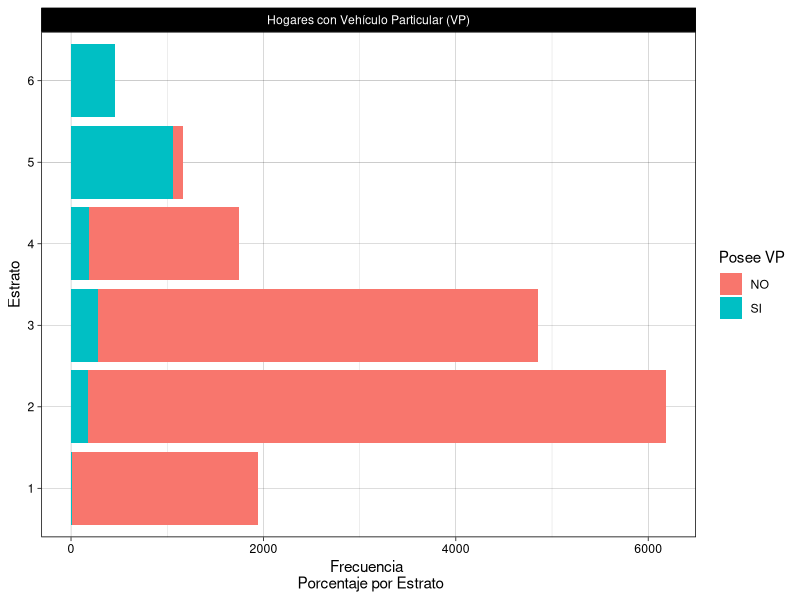
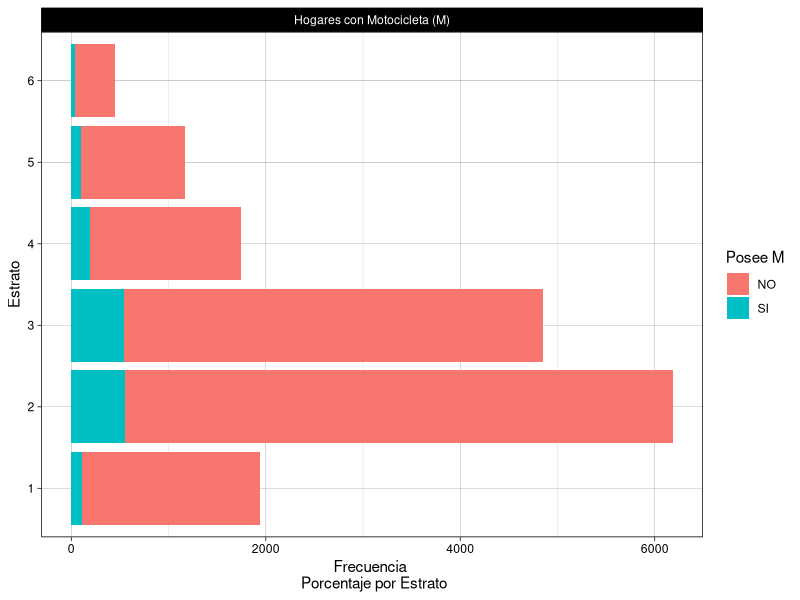
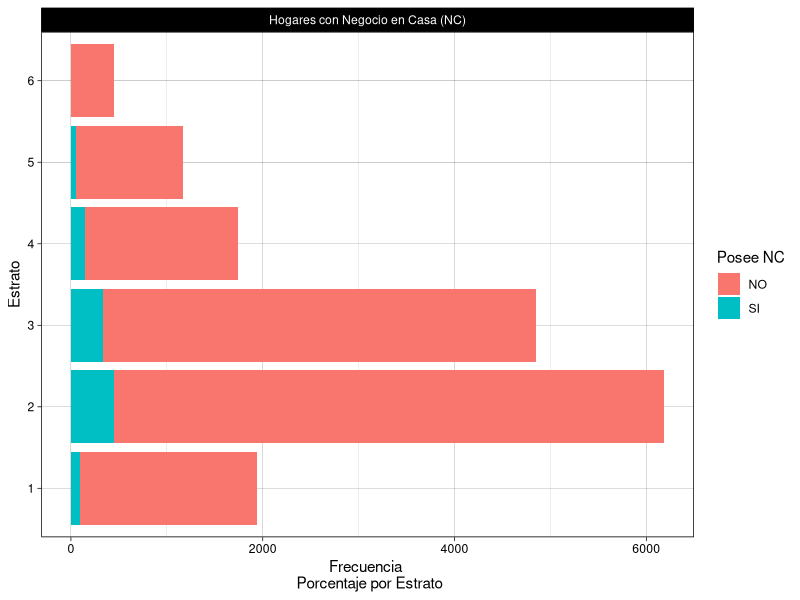
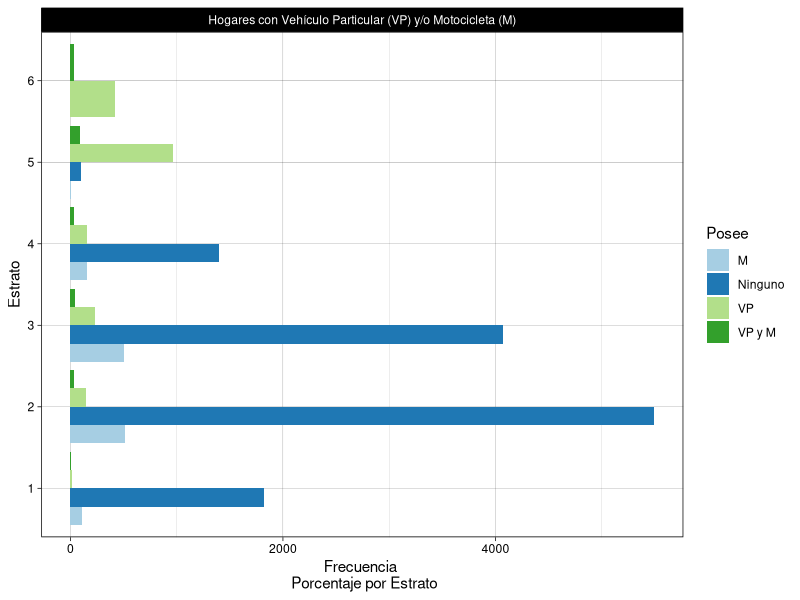
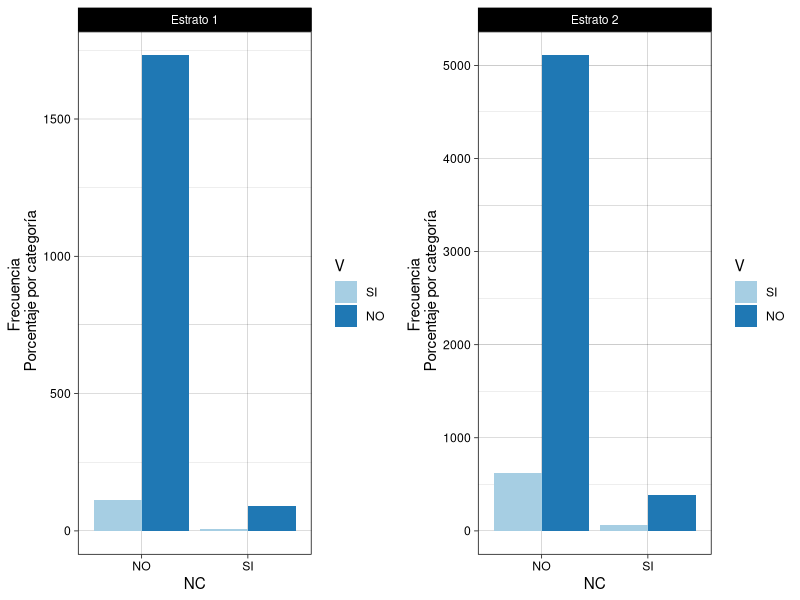
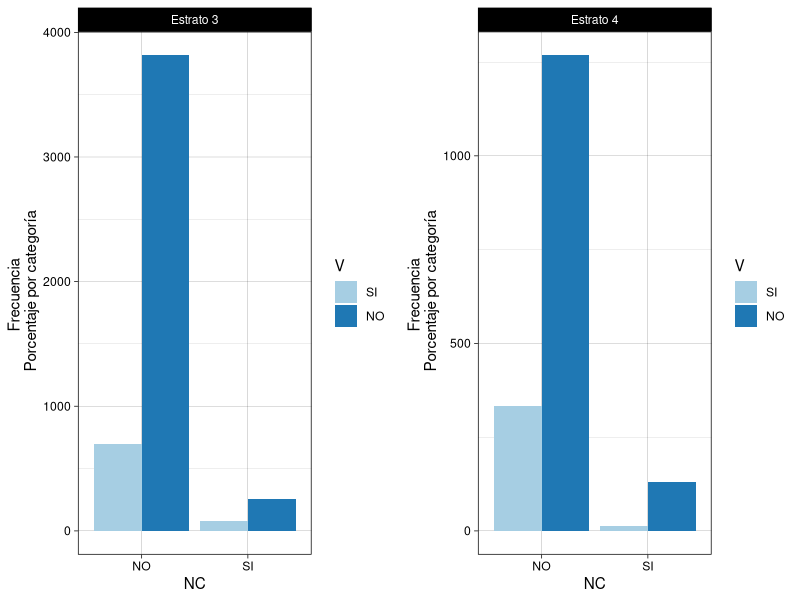
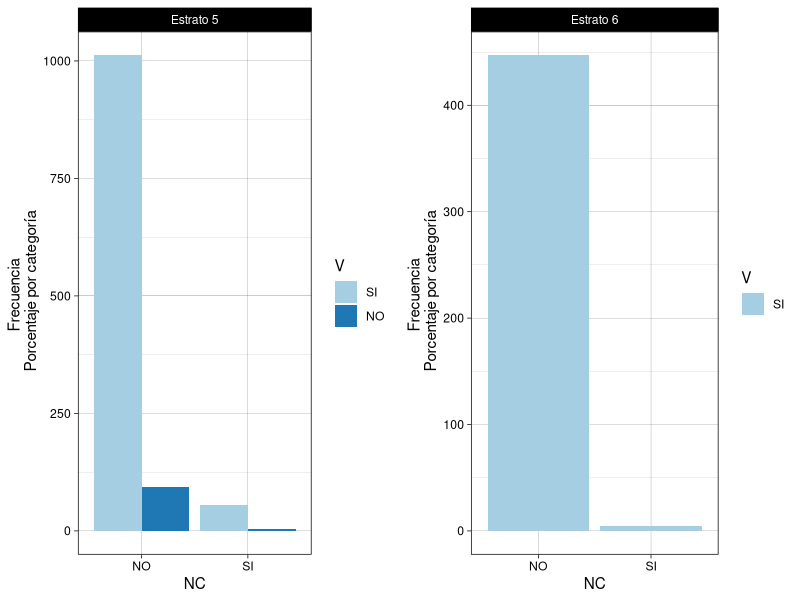

These figures' R source, in order:
## ---- chunk 1
knitr::opts_chunk$set(echo = F, fig.width=8, fig.height=4)
## ---- chunk 2
datos_p2 <- data.frame("Estrato"= as.factor(c(rep(1,1943), rep(2,6187), rep(3,4850),
                                   rep(4,1745), rep(5,1164), rep(6,452))),
                       "VehiculoP"=c(rep("SI",13), rep("NO",1930),
                                     rep("SI",180), rep("NO",6007),
                                     rep("SI",276), rep("NO",4574),
                                     rep("SI",192), rep("NO",1553),
                                     rep("SI",1060), rep("NO",104),
                                     rep("SI",452)),
                       "Motocicleta"=c(rep("SI",107), rep("NO",1836),
                                       rep("SI",548), rep("NO",5639),
                                       rep("SI",546), rep("NO",4304),
                                       rep("SI",187), rep("NO",1558),
                                       rep("SI",98), rep("NO",1066),
                                       rep("SI",34), rep("NO",418)),
                       "NegocioCasa"=c(rep("SI",98), rep("NO",1845),
                                       rep("SI",451), rep("NO",5736),
                                       rep("SI",336), rep("NO",4514),
                                       rep("SI",143), rep("NO",1602),
                                       rep("SI",58), rep("NO",1106),
                                       rep("SI",5), rep("NO",447)))
## ---- chunk 3
library(ggplot2)
library(scales)

g1 = ggplot(datos_p2, aes(Estrato, fill=VehiculoP) ) +
  xlab("Estrato") + ylab("Frecuencia \n Porcentaje por Estrato") +
  theme(plot.title = element_text(size = rel(2)))

Hogares <- c(1943,6187,4850,1745,1164,452)
Psi <- c(13,180,276,192,1060,452)/Hogares
PNo <- c(1930,6007,4574,1553,104,0)/Hogares

g1 + geom_bar() + 
  scale_fill_discrete(name = "Posee VP", labels = c("NO", "SI")) +
  theme(axis.text.x = element_text(angle = -45, vjust = 1, hjust=-0.3)) +
  theme_linedraw() +                                                      
  theme(legend.position = "right") +                                    
  facet_grid(~"Hogares con Vehículo Particular (VP)") +
  coord_flip()
## ---- chunk 4
g2 = ggplot(datos_p2, aes(Estrato, fill=Motocicleta) ) +
  xlab("Estrato") + ylab("Frecuencia \n Porcentaje por Estrato") +
  theme(plot.title = element_text(size = rel(2)))

Hogares <- c(1943,6187,4850,1745,1164,452)
Psi <- c(107,548,546,187,98,34)/Hogares
PNo <- c(1836,5639,4304,1558,1066,418)/Hogares

g2 + geom_bar() + 
  scale_fill_discrete(name = "Posee M", labels = c("NO", "SI")) +
  theme(axis.text.x = element_text(angle = -45, vjust = 1, hjust=-0.3)) +
  theme_linedraw() +                                                      
  theme(legend.position = "right") +                                    
  facet_grid(~"Hogares con Motocicleta (M)") +
  coord_flip()
## ---- chunk 5
g3 = ggplot(datos_p2, aes(Estrato, fill=NegocioCasa) ) +
  xlab("Estrato") + ylab("Frecuencia \n Porcentaje por Estrato") +
  theme(plot.title = element_text(size = rel(2)))

Hogares <- c(1943,6187,4850,1745,1164,452)
Psi <- c(98,451,336,143,58,5)/Hogares
PNo <- c(1845,5736,4514,1602,1106,447)/Hogares

g3 + geom_bar() + 
  scale_fill_discrete(name = "Posee NC", labels = c("NO", "SI")) +
  theme(axis.text.x = element_text(angle = -45, vjust = 1, hjust=-0.3)) +
  theme_linedraw() +                                                      
  theme(legend.position = "right") +                                    
  facet_grid(~"Hogares con Negocio en Casa (NC)") +
  coord_flip()
## ---- chunk 6
datos_p2vehi <- data.frame("Estrato"= as.factor(c(rep(1,1943), rep(2,6187), rep(3,4850),
                                   rep(4,1745), rep(5,1164), rep(6,452))),
                       "Posee"=c(rep("VP",12), rep("M",106), rep("VP y M",1), rep("Ninguno",1824),
                                 rep("VP",145), rep("M",513), rep("VP y M",35), rep("Ninguno",5494),
                                 rep("VP",234), rep("M",504), rep("VP y M",42), rep("Ninguno",4070),
                                 rep("VP",159), rep("M",154), rep("VP y M",33), rep("Ninguno",1399),
                                 rep("VP",969), rep("M",7), rep("VP y M",91), rep("Ninguno",97),
                                 rep("VP",418), rep("VP y M",34)))

est1 <- c(12,106,1,1824)
est2 <- c(145,513,35,5494)
est3 <- c(234,504,42,4070)
est4 <- c(159,154,33,1399)
est5 <- c(969,7,91,97)
est6 <- c(418,0,34,0)
dprop <- data.frame("Est1"=est1/1943, "Est2"=est2/6187, "Est3"=est3/4850, "Est4"=est4/1745,
                    "Est5"=est5/1164, "Est6"=est6/452)*100
## ---- chunk 7
library(viridis)

g4 = ggplot(datos_p2vehi, aes(Estrato, fill=Posee) ) +
  xlab("Estrato") + ylab("Frecuencia \n Porcentaje por Estrato") +
  theme(plot.title = element_text(size = rel(2)))

Hogares <- c(1943,6187,4850,1745,1164,452)
Psi <- c(98,451,336,143,58,5)/Hogares
PNo <- c(1845,5736,4514,1602,1106,447)/Hogares

g4 + geom_bar(position=position_dodge()) + 
  scale_fill_brewer(name = "Posee", labels = c("M", "Ninguno", "VP", "VP y M"), palette="Paired") +
  theme(axis.text.x = element_text(angle = -45, vjust = 1, hjust=-0.3)) +
  theme_linedraw() +                                                      
  theme(legend.position = "right") +                                    
  facet_grid(~"Hogares con Vehículo Particular (VP) y/o Motocicleta (M)") +
  coord_flip()
## ---- chunk 8
library(ggpubr)

Est1NC <- data.frame("Posee_NC" = c(rep("SI",98),rep("NO",1845)),
                     "caracteristica" = c(rep("con V",6), rep("sin V",92),
                                          rep("con V",113), rep("sin V",1732)))

Est2NC <- data.frame("Posee_NC" = c(rep("SI",451),rep("NO",5736)),
                     "caracteristica" = c(rep("con V",66), rep("sin V",385),
                                          rep("con V",627), rep("sin V",5109)))

Est3NC <- data.frame("Posee_NC" = c(rep("SI",336),rep("NO",4514)),
                     "caracteristica" = c(rep("con V",82), rep("sin V",254),
                                          rep("con V",698), rep("sin V",3816)))

Est4NC <- data.frame("Posee_NC" = c(rep("SI",143),rep("NO",1602)),
                     "caracteristica" = c(rep("con V",12), rep("sin V",131),
                                          rep("con V",334), rep("sin V",1268)))

Est5NC <- data.frame("Posee_NC" = c(rep("SI",58),rep("NO",1106)),
                     "caracteristica" = c(rep("con V",55), rep("sin V",3),
                                          rep("con V",1012), rep("sin V",94)))

Est6NC <- data.frame("Posee_NC" = c(rep("SI",5),rep("NO",447)),
                     "caracteristica" = c(rep("con V",5),
                                          rep("con V",447)))


g5 = ggplot(Est1NC, aes(Posee_NC, fill=caracteristica) ) +
  xlab("NC") + ylab("Frecuencia \n Porcentaje por categoría") +
  theme(plot.title = element_text(size = rel(2)))

g6 = ggplot(Est2NC, aes(Posee_NC, fill=caracteristica) ) +
  xlab("NC") + ylab("Frecuencia \n Porcentaje por categoría") +
  theme(plot.title = element_text(size = rel(2)))

g7 = ggplot(Est3NC, aes(Posee_NC, fill=caracteristica) ) +
  xlab("NC") + ylab("Frecuencia \n Porcentaje por categoría") +
  theme(plot.title = element_text(size = rel(2)))

g8 = ggplot(Est4NC, aes(Posee_NC, fill=caracteristica) ) +
  xlab("NC") + ylab("Frecuencia \n Porcentaje por categoría") +
  theme(plot.title = element_text(size = rel(2)))

g9 = ggplot(Est5NC, aes(Posee_NC, fill=caracteristica) ) +
  xlab("NC") + ylab("Frecuencia \n Porcentaje por categoría") +
  theme(plot.title = element_text(size = rel(2)))

g10 = ggplot(Est6NC, aes(Posee_NC, fill=caracteristica) ) +
  xlab("NC") + ylab("Frecuencia \n Porcentaje por categoría") +
  theme(plot.title = element_text(size = rel(2)))

a <- g5 + geom_bar(position=position_dodge()) + 
  scale_fill_brewer(name = "V", labels = c("SI", "NO"), palette="Paired") +
  theme(axis.text.x = element_text(angle = -45, vjust = 1, hjust=-0.3)) +
  theme_linedraw() +                                                      
  theme(legend.position = "right") +                                    
  facet_grid(~"Estrato 1")

b <- g6 + geom_bar(position=position_dodge()) + 
  scale_fill_brewer(name = "V", labels = c("SI", "NO"), palette="Paired") +
  theme(axis.text.x = element_text(angle = -45, vjust = 1, hjust=-0.3)) +
  theme_linedraw() +                                                      
  theme(legend.position = "right") +                                    
  facet_grid(~"Estrato 2")

c <- g7 + geom_bar(position=position_dodge()) + 
  scale_fill_brewer(name = "V", labels = c("SI", "NO"), palette="Paired") +
  theme(axis.text.x = element_text(angle = -45, vjust = 1, hjust=-0.3)) +
  theme_linedraw() +                                                      
  theme(legend.position = "right") +                                    
  facet_grid(~"Estrato 3")

d <- g8 + geom_bar(position=position_dodge()) + 
  scale_fill_brewer(name = "V", labels = c("SI", "NO"), palette="Paired") +
  theme(axis.text.x = element_text(angle = -45, vjust = 1, hjust=-0.3)) +
  theme_linedraw() +                                                      
  theme(legend.position = "right") +                                    
  facet_grid(~"Estrato 4")

e <- g9 + geom_bar(position=position_dodge()) + 
  scale_fill_brewer(name = "V", labels = c("SI", "NO"), palette="Paired") +
  theme(axis.text.x = element_text(angle = -45, vjust = 1, hjust=-0.3)) +
  theme_linedraw() +                                                      
  theme(legend.position = "right") +                                    
  facet_grid(~"Estrato 5")

f <- g10 + geom_bar(position=position_dodge()) + 
  scale_fill_brewer(name = "V", labels = c("SI", "NO"), palette="Paired") +
  theme(axis.text.x = element_text(angle = -45, vjust = 1, hjust=-0.3)) +
  theme_linedraw() +                                                      
  theme(legend.position = "right") +                                    
  facet_grid(~"Estrato 6")


graf <- ggarrange(a, b, c, d, e, f, ncol = 2)

graf$`1`
graf$`2`
graf$`3`
